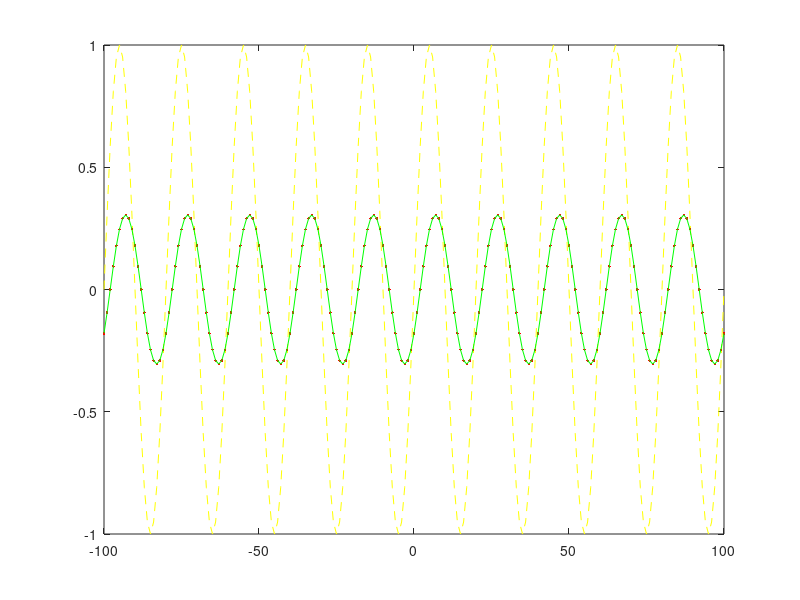

Source code (MATLAB):
n=(-100:100);
x=sin(0.05*2*pi.*n);
y=0.0349*sin(0.05*2*pi.*n)+0.4302*sin(0.05*2*pi.*(n-1))-0.5698*sin(0.05*2*pi.*(n-2))+0.4302*sin(0.05*2*pi.*(n-3))+0.0349*sin(0.05*2*pi.*(n-4));
b=0.3050*sin(0.05*2*pi.*n-0.6283);
plot(n,x,'y--')
hold on
plot(n,y,'r.')
hold on
plot(n,b,'g-')
hold on
%Estimated response  Green line signal..... True response  Red dots.....
%Original response yellow dotted signal....